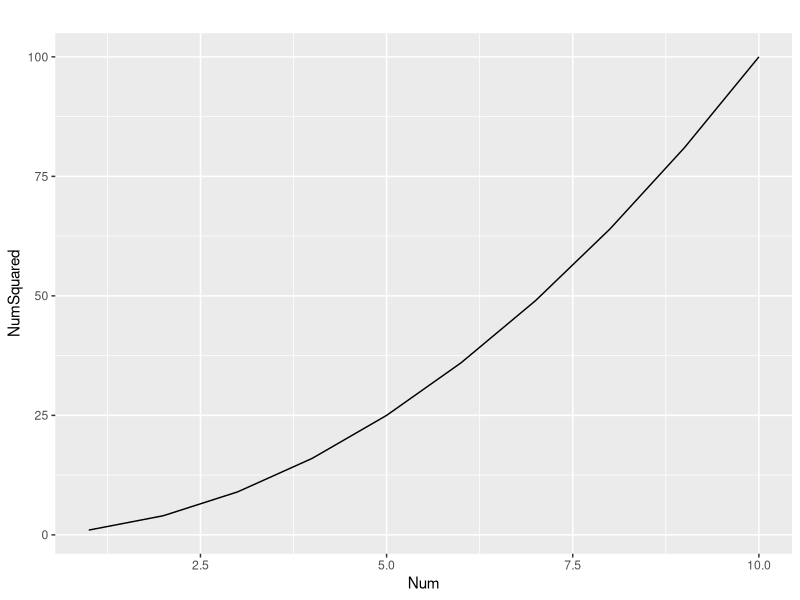

Source code (R):
## ---- chunk 1
library(tidyverse)
# Confirming Directory:
# Current Directory
getwd()
# Set Directory:
# Copy and paste filepath
setwd("/Users/magnamediaartsllc/GitHub/DallasCollege_Portfolio/ITSE2309_DatabaseProgramming/Lab9/data")
# Verify Current Directory
getwd() #should be ~/Lab9/data
data <- read_csv("numbers.csv")
## ---- chunk 2
data$Num
## ---- chunk 3
ggplot(data, aes(x = Num, y = NumSquared)) +
  geom_line() +
  labs(title = " ",
       x = "Num",
       y = "NumSquared")
